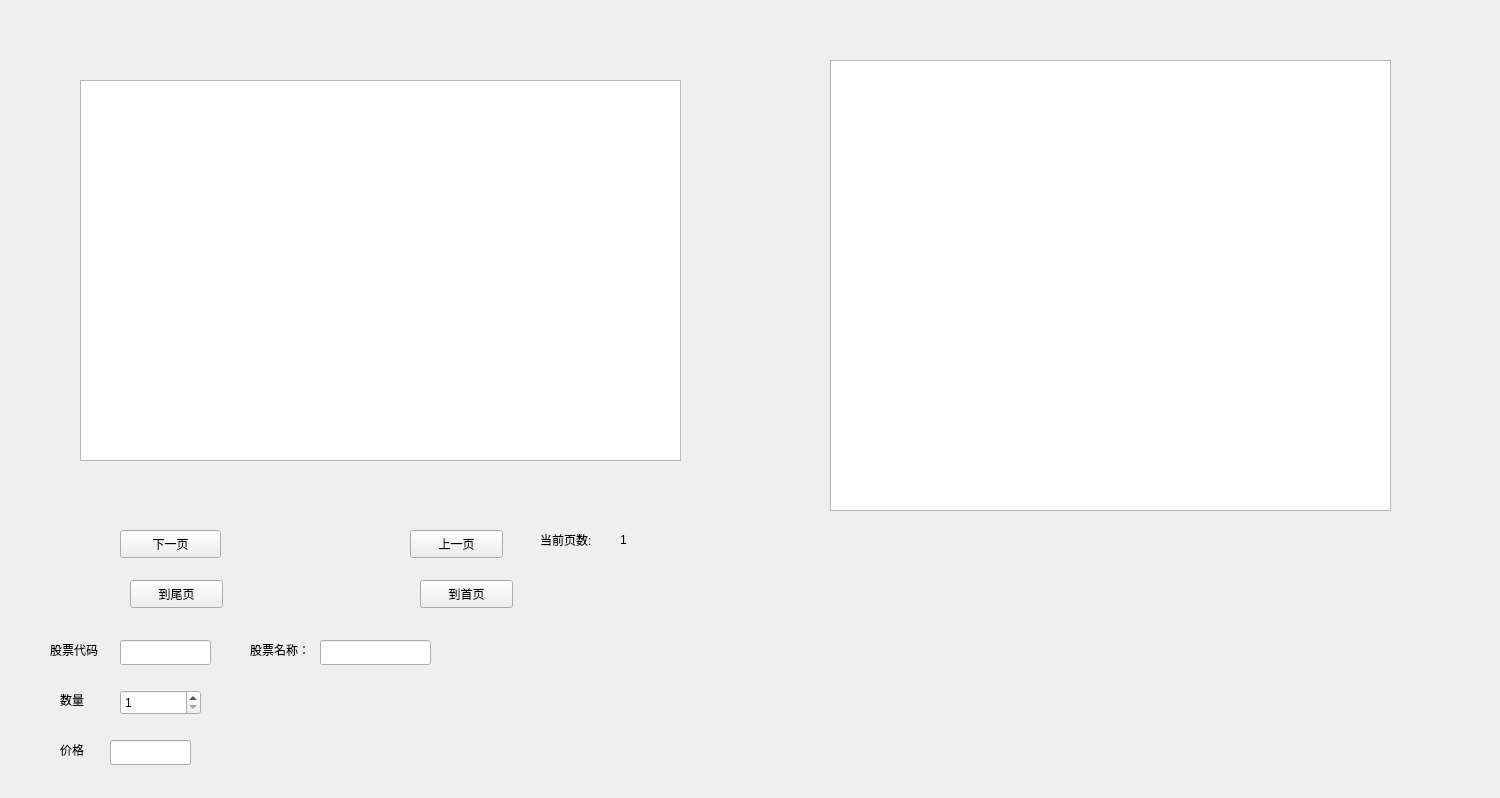
<?xml version="1.0" encoding="UTF-8"?>
<ui version="4.0">
 <class>Widget</class>
 <widget class="QWidget" name="Widget">
  <property name="geometry">
   <rect>
    <x>0</x>
    <y>0</y>
    <width>1500</width>
    <height>798</height>
   </rect>
  </property>
  <property name="minimumSize">
   <size>
    <width>800</width>
    <height>600</height>
   </size>
  </property>
  <property name="maximumSize">
   <size>
    <width>1500</width>
    <height>1500</height>
   </size>
  </property>
  <property name="windowTitle">
   <string>Widget</string>
  </property>
  <widget class="QLabel" name="label">
   <property name="geometry">
    <rect>
     <x>50</x>
     <y>640</y>
     <width>61</width>
     <height>19</height>
    </rect>
   </property>
   <property name="text">
    <string>股票代码</string>
   </property>
  </widget>
  <widget class="QLabel" name="label_2">
   <property name="geometry">
    <rect>
     <x>60</x>
     <y>690</y>
     <width>41</width>
     <height>19</height>
    </rect>
   </property>
   <property name="text">
    <string>数量</string>
   </property>
  </widget>
  <widget class="QLabel" name="label_3">
   <property name="geometry">
    <rect>
     <x>60</x>
     <y>740</y>
     <width>41</width>
     <height>19</height>
    </rect>
   </property>
   <property name="text">
    <string>价格</string>
   </property>
  </widget>
  <widget class="QSpinBox" name="spinBox_num">
   <property name="geometry">
    <rect>
     <x>120</x>
     <y>690</y>
     <width>81</width>
     <height>25</height>
    </rect>
   </property>
   <property name="minimum">
    <number>1</number>
   </property>
  </widget>
  <widget class="QLineEdit" name="lineEdit_price">
   <property name="geometry">
    <rect>
     <x>110</x>
     <y>740</y>
     <width>81</width>
     <height>25</height>
    </rect>
   </property>
   <property name="readOnly">
    <bool>true</bool>
   </property>
  </widget>
  <widget class="QTableWidget" name="tableWidget_history">
   <property name="geometry">
    <rect>
     <x>830</x>
     <y>60</y>
     <width>561</width>
     <height>451</height>
    </rect>
   </property>
  </widget>
  <widget class="QTableView" name="tableView">
   <property name="geometry">
    <rect>
     <x>80</x>
     <y>80</y>
     <width>601</width>
     <height>381</height>
    </rect>
   </property>
  </widget>
  <widget class="QPushButton" name="pushButton">
   <property name="geometry">
    <rect>
     <x>120</x>
     <y>530</y>
     <width>101</width>
     <height>28</height>
    </rect>
   </property>
   <property name="text">
    <string>下一页</string>
   </property>
  </widget>
  <widget class="QPushButton" name="pushButton_2">
   <property name="geometry">
    <rect>
     <x>410</x>
     <y>530</y>
     <width>93</width>
     <height>28</height>
    </rect>
   </property>
   <property name="text">
    <string>上一页</string>
   </property>
  </widget>
  <widget class="QLabel" name="label_4">
   <property name="geometry">
    <rect>
     <x>540</x>
     <y>530</y>
     <width>69</width>
     <height>19</height>
    </rect>
   </property>
   <property name="text">
    <string>当前页数:</string>
   </property>
  </widget>
  <widget class="QLabel" name="label_page">
   <property name="geometry">
    <rect>
     <x>620</x>
     <y>530</y>
     <width>69</width>
     <height>19</height>
    </rect>
   </property>
   <property name="text">
    <string>1</string>
   </property>
  </widget>
  <widget class="QPushButton" name="pushButton_3">
   <property name="geometry">
    <rect>
     <x>130</x>
     <y>580</y>
     <width>93</width>
     <height>28</height>
    </rect>
   </property>
   <property name="text">
    <string>到尾页</string>
   </property>
  </widget>
  <widget class="QPushButton" name="pushButton_4">
   <property name="geometry">
    <rect>
     <x>420</x>
     <y>580</y>
     <width>93</width>
     <height>28</height>
    </rect>
   </property>
   <property name="text">
    <string>到首页</string>
   </property>
  </widget>
  <widget class="QLineEdit" name="lineEdit_code">
   <property name="geometry">
    <rect>
     <x>120</x>
     <y>640</y>
     <width>91</width>
     <height>25</height>
    </rect>
   </property>
  </widget>
  <widget class="QLabel" name="label_5">
   <property name="geometry">
    <rect>
     <x>250</x>
     <y>640</y>
     <width>69</width>
     <height>19</height>
    </rect>
   </property>
   <property name="text">
    <string>股票名称：</string>
   </property>
  </widget>
  <widget class="QLineEdit" name="lineEdit_name">
   <property name="geometry">
    <rect>
     <x>320</x>
     <y>640</y>
     <width>111</width>
     <height>25</height>
    </rect>
   </property>
   <property name="readOnly">
    <bool>true</bool>
   </property>
  </widget>
 </widget>
 <resources/>
 <connections/>
</ui>
